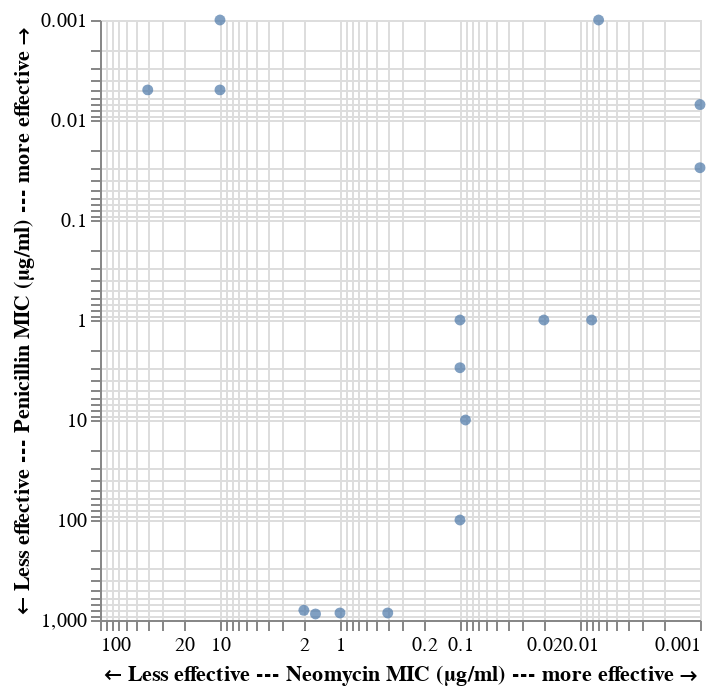

Notebook source saved alongside this figure:
### Code cell
alt.Chart(antibiotics).mark_circle().encode(
    alt.X('Neomycin:Q',
          sort='descending',
          scale=alt.Scale(type='log'),
          title='← Less effective --- Neomycin MIC (μg/ml) --- more effective →'),
    alt.Y('Penicillin:Q',
          sort='descending',
          scale=alt.Scale(type='log'),
          title='← Less effective --- Penicillin MIC (μg/ml) --- more effective →')
)

### Figure 1 — Vega-Lite specification as saved in the notebook (floating-point values rounded to 4 significant figures)
{"config": {"view": {"continuousWidth": 300, "continuousHeight": 300}}, "data": {"name": "data-9358c74bfa85e269e603e741ba1c4924"}, "mark": {"type": "circle"}, "encoding": {"x": {"field": "Neomycin", "scale": {"type": "log"}, "sort": "descending", "title": "← Less effective --- Neomycin MIC (μg/ml) --- more effective →", "type": "quantitative"}, "y": {"field": "Penicillin", "scale": {"type": "log"}, "sort": "descending", "title": "← Less effective --- Penicillin MIC (μg/ml) --- more effective →", "type": "quantitative"}}, "$schema": "https://vega.github.io/schema/vega-lite/v5.20.1.json", "datasets": {"data-9358c74bfa85e269e603e741ba1c4924": [{"Bacteria": "Aerobacter aerogenes", "Penicillin": 870.0, "Streptomycin": 1.0, "Neomycin": 1.6, "Gram_Staining": "negative", "Genus": "other"}, {"Bacteria": "Bacillus anthracis", "Penicillin": 0.001, "Streptomycin": 0.01, "Neomycin": 0.007, "Gram_Staining": "positive", "Genus": "other"}, {"Bacteria": "Brucella abortus", "Penicillin": 1.0, "Streptomycin": 2.0, "Neomycin": 0.02, "Gram_Staining": "negative", "Genus": "other"}, {"Bacteria": "Diplococcus pneumoniae", "Penicillin": 0.005, "Streptomycin": 11.0, "Neomycin": 10.0, "Gram_Staining": "positive", "Genus": "other"}, {"Bacteria": "Escherichia coli", "Penicillin": 100.0, "Streptomycin": 0.4, "Neomycin": 0.1, "Gram_Staining": "negative", "Genus": "other"}, {"Bacteria": "Klebsiella pneumoniae", "Penicillin": 850.0, "Streptomycin": 1.2, "Neomycin": 1.0, "Gram_Staining": "negative", "Genus": "other"}, {"Bacteria": "Mycobacterium tuberculosis", "Penicillin": 800.0, "Streptomycin": 5.0, "Neomycin": 2.0, "Gram_Staining": "negative", "Genus": "other"}, {"Bacteria": "Proteus vulgaris", "Penicillin": 3.0, "Streptomycin": 0.1, "Neomycin": 0.1, "Gram_Staining": "negative", "Genus": "other"}, {"Bacteria": "Pseudomonas aeruginosa", "Penicillin": 850.0, "Streptomycin": 2.0, "Neomycin": 0.4, "Gram_Staining": "negative", "Genus": "other"}, {"Bacteria": "Salmonella (Eberthella) typhosa", "Penicillin": 1.0, "Streptomycin": 0.4, "Neomycin": 0.008, "Gram_Staining": "negative", "Genus": "Salmonella"}, {"Bacteria": "Salmonella schottmuelleri", "Penicillin": 10.0, "Streptomycin": 0.8, "Neomycin": 0.09, "Gram_Staining": "negative", "Genus": "Salmonella"}, {"Bacteria": "Staphylococcus albus", "Penicillin": 0.007, "Streptomycin": 0.1, "Neomycin": 0.001, "Gram_Staining": "positive", "Genus": "Staphylococcus"}, {"Bacteria": "Staphylococcus aureus", "Penicillin": 0.03, "Streptomycin": 0.03, "Neomycin": 0.001, "Gram_Staining": "positive", "Genus": "Staphylococcus"}, {"Bacteria": "Streptococcus fecalis", "Penicillin": 1.0, "Streptomycin": 1.0, "Neomycin": 0.1, "Gram_Staining": "positive", "Genus": "Streptococcus"}, {"Bacteria": "Streptococcus hemolyticus", "Penicillin": 0.001, "Streptomycin": 14.0, "Neomycin": 10.0, "Gram_Staining": "positive", "Genus": "Streptococcus"}, {"Bacteria": "Streptococcus viridans", "Penicillin": 0.005, "Streptomycin": 10.0, "Neomycin": 40.0, "Gram_Staining": "positive", "Genus": "Streptococcus"}]}}
